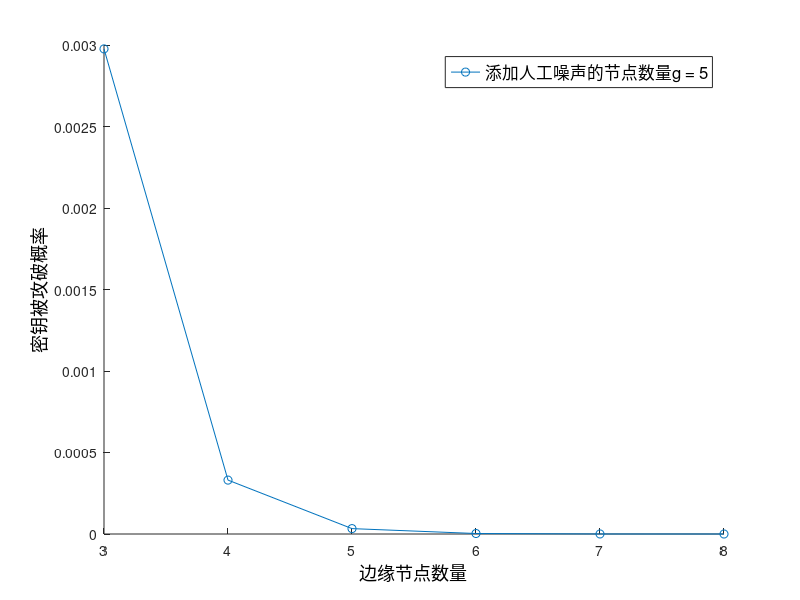

Here is the MATLAB script that generated this plot:
clc,clear
% n = 7;
g = 5;
n_x = 0;
%0≤x≤p≤m,m+g≤2^n,g≥0,2^k≤m,2^n/n∈Z^+
Psol = [];
nlist = 3:8;
for n = nlist
    Psolve = 1/(nchoosek(n+g,n-n_x)*prod(1:n-n_x));
    Psol = [Psol Psolve];
end
hold on
plot(nlist, Psol,'-o','DisplayName',['添加人工噪声的节点数量g = ',num2str(g)])
% plot(nlist, -log(Psol),'-o','DisplayName',['边缘节点数量 n=',num2str(n)])
% xlabel('射频特征遭到泄露节点数量','FontSize',13,'Color','k')%k
% xlabel('添加人工噪声的格点数量','FontSize',13,'Color','k')%k
xlabel('边缘节点数量','FontSize',13,'Color','k')%k

legend('FontSize',12)
ylabel('密钥被攻破概率','FontSize',13,'Color','k')

% hold on
% plot(glist, -log(Psol),'-o','DisplayName',['Total Number of Terminals m=',num2str(m)])
% xlabel('The Number of Noise Grids','FontSize',13,'Color','k')%g

% plot(nlist, -log(Psol),'-o','DisplayName',['Total Number of Terminals m=',num2str(m)])
% xlabel('The Number of Time-Frequency Resource Grids(log_2)','FontSize',13,'Color','k')%n

% plot(plist, -log(Psol),'-o','DisplayName',['Total Number of Terminals m=',num2str(m)])
% xlabel('The Number of Terminals of RF Feature Leakage','FontSize',13,'Color','k')%p

% plot(mlist, -log(Psol),'-o','DisplayName',['The Number of Terminals of RF Feature Leakage p=',num2str(p)])
% xlabel('Total Number of Terminals','FontSize',13,'Color','k')%m

